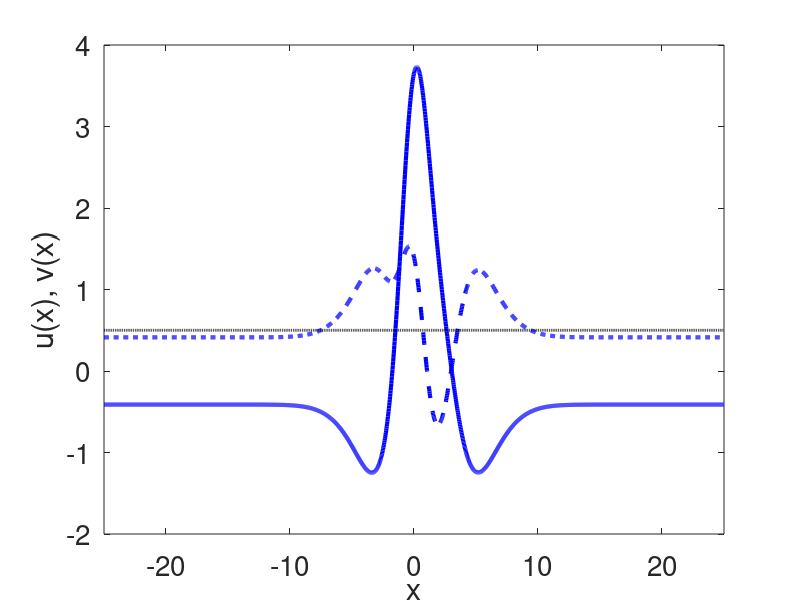

MATLAB code for this plot:
% This code implements a two field neural field model
% with an asymmetric Mexican hat kernel.
%
% (c) Weronika Wojtak, Nov 2024

clear; clc
%% Spatial coordinates
L = 25; N = 2^11; dx = 2*L/N; xDim = (-L+(0:N-1)*dx);

%% Temporal coordinates
dt = .01; tspan = 0:dt:50; M = numel(tspan);

%% Functions
w_mex = @(x,A_ex,s_ex,A_in,s_in,g_i) A_ex* exp(-0.5 * (x).^2 / s_ex^2) - A_in * exp(-0.5 * (x).^2 / s_in^2) - g_i;
gauss = @(x,mu,sigma) exp(-0.5*(x-mu).^2/sigma^2);
sigmoid = @(x,beta,theta)  1./ (1 + exp(-beta*(x-theta)));

%% parameters
theta = 0.5;   % theta
beta = 1000;   % sigmoid steepness
tau = 1;       % time constant

%% Mexican-hat kernel
c = 15; % strength of asymmetry

p(1) = 3;      % A_ex
p(2) = 1.5;    % s_ex
p(3) = 1.5;    % A_inh
p(4) = 3;      % s_inh
p(5) = 0.2;    % g_i
w_sym = w_mex(xDim,p(1),p(2),p(3),p(4),p(5)); 
w = w_sym -c * diff([w_sym w_sym(end)]);
w_hat = fft(w);

%% Initial data
K = 0.0;
u_field =  -theta * ones(1, N); v_field = K - u_field;
history_u = zeros(M, N);
history_v = zeros(M, N);

%% Connectivity function
% w = kernel(xDim,p(2),p(3),p(4),p(5),p(6)); wHat = fft(w);

%% Input
A_I = 1; sigma_I = 1;
Input = zeros(M, N);
Input_pattern = A_I * gauss(xDim, 0, sigma_I);
Input(1/dt:6/dt, :) = repmat(Input_pattern,1+(5/dt),1);

%% Main loop
for i = 1:M
    f = sigmoid(u_field, beta, theta);
    convolution = dx * ifftshift(real(ifft(fft(f) .* w_hat)));
    % 2-field model:
    u_field = u_field + dt/tau * (-u_field + convolution + v_field + Input(i, :));
    v_field = v_field + dt/tau * (-v_field - convolution + u_field);
    history_u(i,:) = u_field; history_v(i,:) = v_field;
end


%% Plot results
figure
plot(xDim,u_field,'b','linewidth',3), hold on
plot(xDim,v_field,'--b','linewidth',3), hold on
plot(xDim,theta*ones(1,N),':k','linewidth',2);
xlabel('x'); ylabel('u(x), v(x)');
ax = gca;
set(gca,  'FontSize', 20)
set(gca,  'XLim', [-L L])
